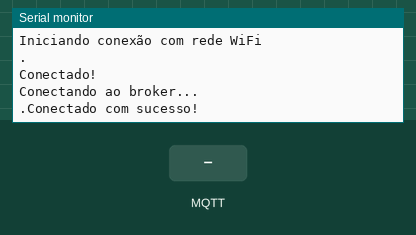
This sketch was run on a simulated ESP32. On the bench: the last lines printed to the serial monitor. The test bench sets the inputs (shaded band). WiFi joins after 1.5 s; servers stay silent unless stated; random numbers use the default seed unless the sketch sets one; no MQTT or app messages arrive unless stated.

Above: at 5.2 s.
5.3 s: MQTT message "on" arrives on the first subscribed topic
At 6.2 s:
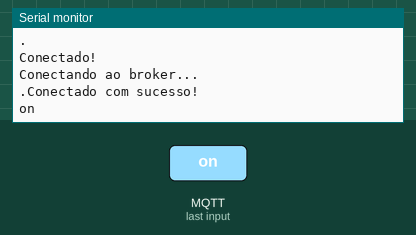
6.8 s: MQTT message "off" arrives on the first subscribed topic
At 7.3 s:
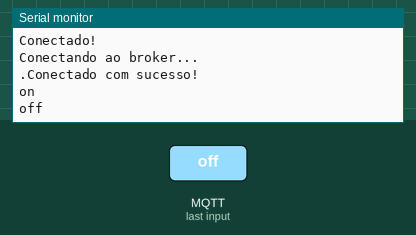

Measured:
- after the input at 5.3 s, the serial monitor: prints a new line at once (image 1)
- after the input at 6.8 s, the serial monitor: prints a new line at once (image 2)

The sketch:

S1.ino
```cpp
#include <WiFi.h>
#include <PubSubClient.h>

const String SSID = "FIESC_IOT_EDU";
const String PSWD = "8120gv08";

const String brokerUrl = "test.mosquitto.org";  //URL do broker   (servidor)
const int port = 1883;                          //Porta do Broker (servidor)

WiFiClient espClient;                           //Criando Cliente WiFi
PubSubClient mqttClient(espClient);             //Criando Cliente MQTT

void connectToWifi();
void connectToBroker();

void setup() {
  Serial.begin(115200);
  connectToWifi();
  connectToBroker();
}

void loop() {

  if(WiFi.status() != WL_CONNECTED){
    Serial.println("Conexão WiFi perdida!");
    connectToWifi();
  }
  if(!mqttClient.connected()){
    Serial.println("Conexão MQTT perdida!");
    connectToBroker();
  }
  if(Serial.available()>0){
    String msg = Serial.readStringUntil('\n');
    msg = "Joao: "+msg;
    mqttClient.publish("AulaIoTSul/Chat",msg.c_str()); //envia msgs
  }

  mqttClient.loop();
}


void connectToBroker(){
  Serial.println("Conectando ao broker...");
  mqttClient.setServer(brokerUrl.c_str(),port);
  String userId = "ESP-JOAO";
  userId += String(random(0xffff), HEX);
  while(!mqttClient.connected()){
    mqttClient.connect(userId.c_str());
    Serial.print(".");
    delay(2000);
  }
  mqttClient.subscribe("AulaIoT/msg");
  mqttClient.setCallback(callback);
  Serial.println("Conectado com sucesso!");
}

void callback(char* topic, byte* payload, unsigned long length){
  String resposta = "";
  for(int i = 0; i < length; i++){
    resposta += (char) payload[i];
  }
  Serial.println(resposta);
}

void connectToWifi(){
  Serial.println("Iniciando conexão com rede WiFi");
  while(WiFi.status() != WL_CONNECTED){
    WiFi.begin(SSID,PSWD);
    Serial.print(".");
    delay(2000);
  }
  Serial.println("\nConectado!");
}
```
